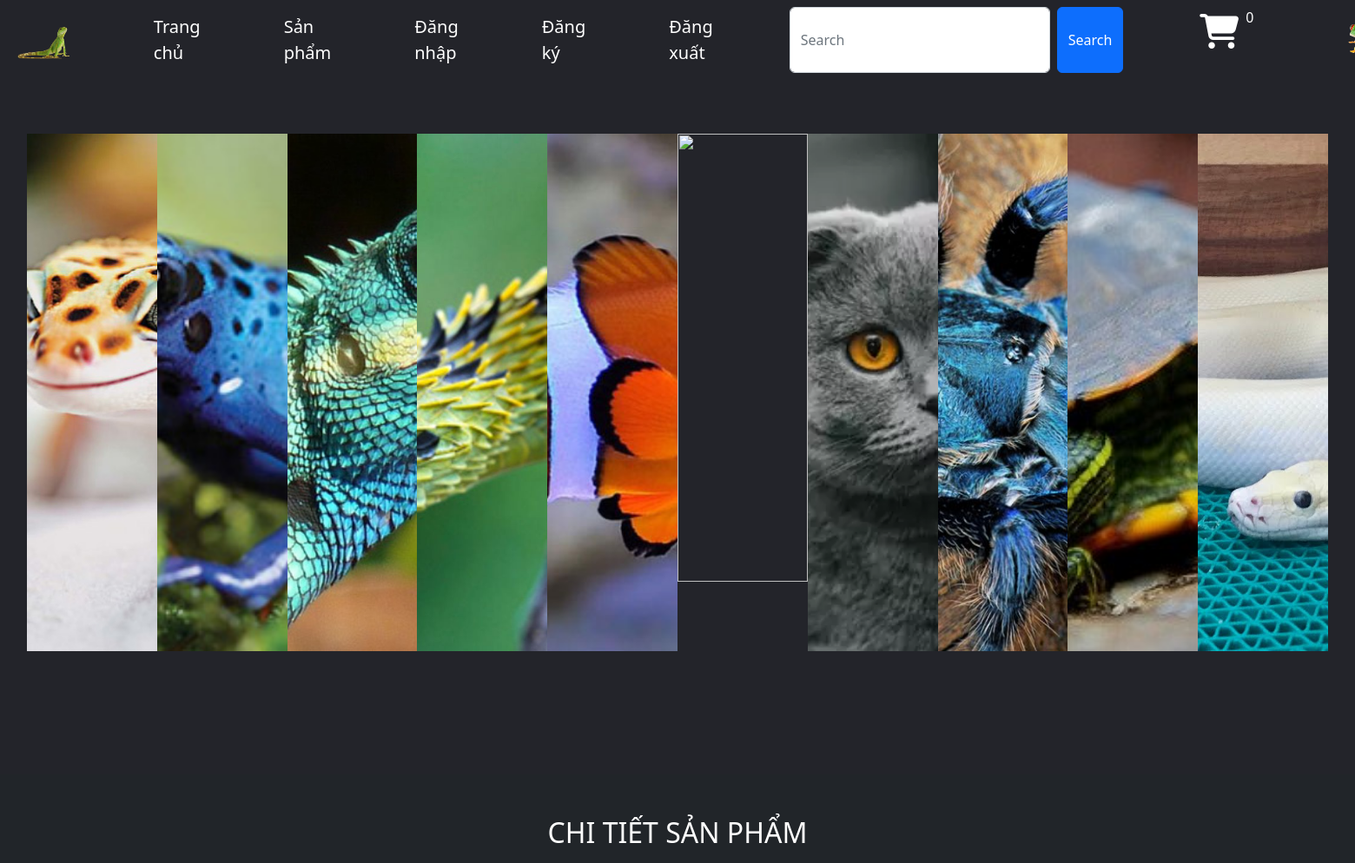
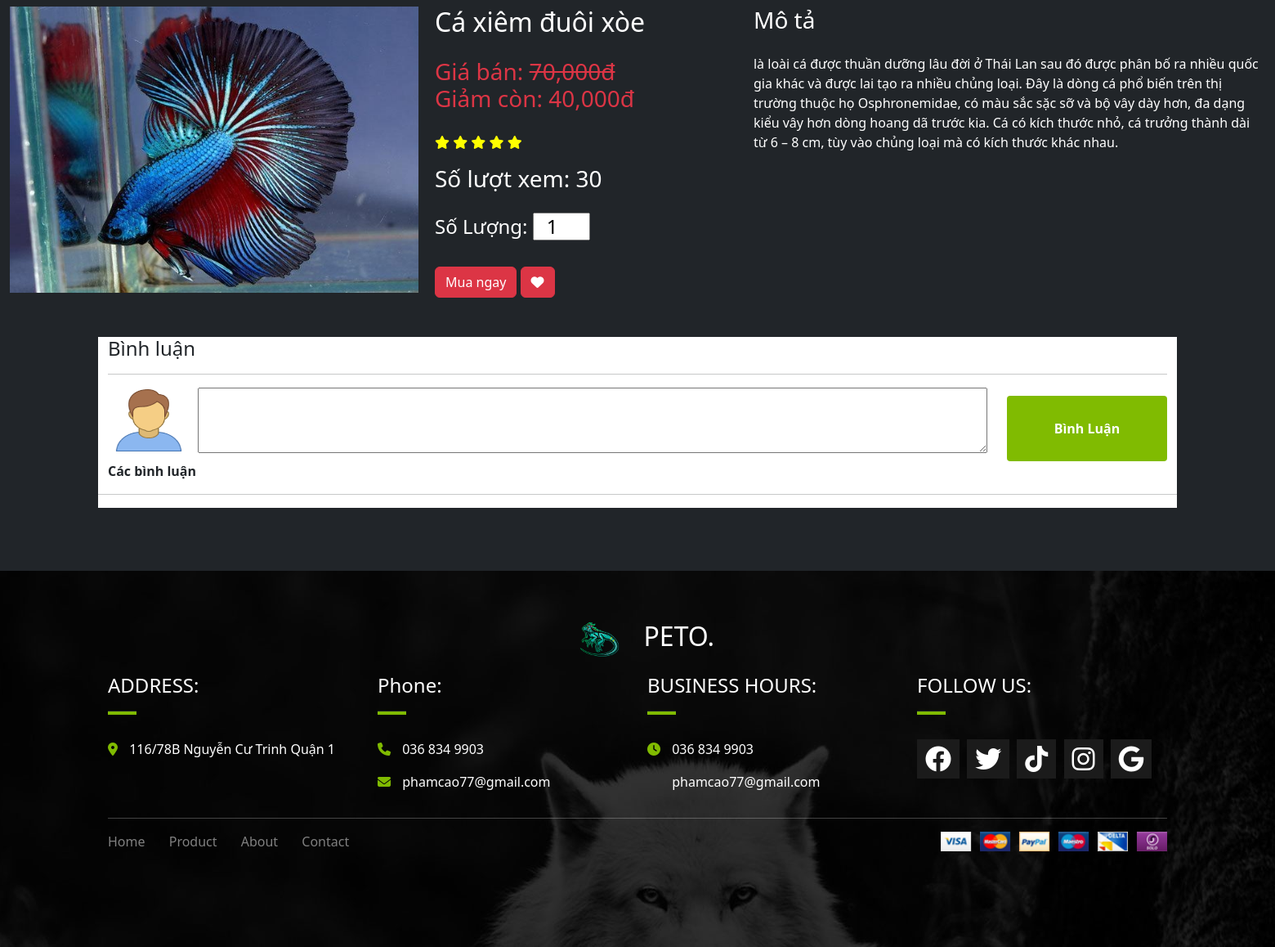
Page /index.php?action=sanpham&act=detail&id=2 on the committed database (2 pictures, top to bottom).
### tables this page shows
CREATE TABLE `hanghoa` (
  `mahh` int(10) NOT NULL,
  `tenhh` varchar(50) NOT NULL,
  `dongia` float NOT NULL,
  `giamgia` float NOT NULL,
  `hinh` varchar(100) NOT NULL,
  `nhom` varchar(10) NOT NULL,
  `maloai` int(10) NOT NULL,
  `soluotxem` int(10) NOT NULL,
  `mota` text NOT NULL,
  `soluongton` int(10) NOT NULL
);

### model/connect.php (called while the page is built, shortened)
<?php
    class connect
    {
        var $db = null;
        public function __construct()
        {
            $dsn = 'mysql:host=localhost;dbname=qlbh';
            $user = 'root';
            $pass = '';
            try {
                $this->db = new PDO($dsn, $user, $pass,
                array(PDO::MYSQL_ATTR_INIT_COMMAND=>"SET NAMES utf8"));
            } catch (\Throwable $th) {
                echo "that bai";
            }
        }
        public function getInstance($select)
        {
            $result = $this->db->query($select);
            $result = $result->fetch();
            return $result;
        }
    }
?>

### model/hanghoa.php (called while the page is built, shortened)
<?php
    class hanghoa
    {
        public function getHangHoaId($id)
        {
            $db = new connect();
            $select = "SELECT * FROM hanghoa WHERE mahh = $id;";
            $result = $db->getInstance($select);
            return $result;
        }
    }
?>

### view/sanphamchitiet.php (the view, shortened to what this page needs)
<div class="container bg-dark" style="height: 800px;">
    <h2 class="text-center text-white mt-5">CHI TIẾT SẢN PHẨM</h2>
        <form action="index.php?action=giohang" method="post">
          <div class="row mt-4">
            <?php
              if(isset($_GET['id']))
              {
                  $id = $_GET['id'];
                  $hh = new hanghoa();
                  $result = $hh->getHangHoaId($id);
                  $tenhh = $result['tenhh'];
                  $hinh = $result["hinh"];
                  $dongia = $result["dongia"];
                  $mota = $result["mota"];
                  $giamgia = $result["giamgia"];
                  $soluotxem = $result["soluotxem"];
              }
            ?>
            <div class="col-lg-4 text-center">
              <img src="content\anh\<?php echo $hinh;?>" alt="" width="500px" height="350px">
            </div>
            <div class="col-lg-3 text-white">
                      <h2 class="card-title"><?php echo $tenhh;?></h2>
                      <?php
                          if($giamgia != 0)
                                  echo '<h3 class="text-danger mt-4">Giá bán:
                                      <strike>
                                          '.number_format($dongia).'đ
                                      </strike><br>
                                      Giảm còn:
                                      <font>
                                          '.number_format($giamgia).'đ
                                      </font>
                                      </h3>';
                          else
                              echo '<h3 class="text-danger mt-4">Giá bán: '.number_format($dongia).'đ</h3>';
                      ?>
                      <div id="stars" class="mt-4">
                              <i class="fa fa-star" onclick="DANHGIA(1)" style="color: yellow;" aria-hidden="true"></i>
                              <i class="fa fa-star" onclick="DANHGIA(2)" style="color: yellow;" aria-hidden="true"></i>
                              <i class="fa fa-star" onclick="DANHGIA(3)" style="color: yellow;" aria-hidden="true"></i>
                              <i class="fa fa-star" onclick="DANHGIA(4)" style="color: yellow;" aria-hidden="true"></i>
                              <i class="fa fa-star" onclick="DANHGIA(5)" style="color: yellow;" aria-hidden="true"></i>
                      </div>
                      <h3 class="card-title mt-3">Số lượt xem: <?php echo $soluotxem;?></h3>
                      <h4 class="mt-4">
                      Số Lượng:
                      <input type="number" style="width: 70px;padding-left: 15px;" id="soluong" name="soluong" min="1" max="100" value="1" size="10" />
                      </h4>
                      <button type="submit" class="btn btn-danger text-white mt-4">Mua ngay</button>
                      <button class="like btn btn-danger mt-4" type="button"><span class="fa fa-heart"></span></button> </a>
            </div>
            <div class="col-lg-5 text-white">
              <h3>Mô tả</h3>
              <p class="mt-4"><?php echo $mota;?></p>
            </div>
          </div>
        </form>
      <div class="container mt-5 bg-white">
        <h4 >Bình luận</h4>
        <hr>
        <form action="" method="post">
            <div class="row">
                <div class="col-lg-1 text-center">
                <img src="content/anh/people.png" width="100px" height="80px"; />
                </div>
                <div class="col-lg-9">
                <textarea class="input-field" style="width:100%; height:80px"  type="text" name="comment" rows="2" cols="70" id="comment" placeholder="Thêm bình luận">  </textarea>
                </div>
                <div class="col-lg-2">
                <input type="submit" style="width:100%; height:80px" class="btn btn-primary" id="submitButton" value="Bình Luận" />
                </div>
            </div>
        </form>
            <div class="row">
                <p class="float-left"><b>Các bình luận</b></p>
                <hr>
            </div>
      </div>
</div>

### content/css/css.css (style rules this page uses)
input[type="submit"] { border: none; outline: none; padding: 11px 25px; background: #80BB01; cursor: pointer; border-radius: 4px; font-weight: 600; width: 100px; margin-top: 10px; }

### rows in the picture
hanghoa: hinh (picture), tenhh "Cá xiêm đuôi xòe", dongia "70,000", giamgia "40,000", soluotxem "30", mota "là loài cá được thuần dưỡng lâu đời ở Thái Lan sau đó được phân bố ra nhiều quốc gia khác và được lai tạo ra nhiều chủng loại. Đây là dòng cá phổ biến trên thị trường thuộc họ Osphronemidae, có màu sắc sặc sỡ và bộ vây dày hơn, đa dạng kiểu vây hơn dòng hoang dã trước kia. Cá có kích thước nhỏ, cá trưởng thành dài từ 6 – 8 cm, tùy vào chủng loại mà có kích thước khác nhau."

### other values in the picture
$dem "0"
